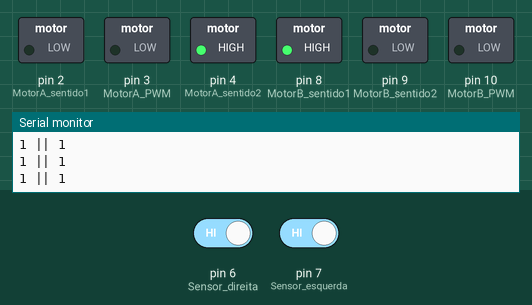
A sketch run on a simulated Arduino Uno, built with avr-gcc and run on an emulated ATmega328P. Shown: switched loads named in the sketch (green lamp = pin HIGH), the last lines printed to the serial monitor. The test bench sets the inputs (shaded band); at power-on: pin 6 (Sensor_direita) HIGH, pin 7 (Sensor_esquerda) HIGH.

Above: at 1.2 s.
1.3 s: pin 6 (Sensor_direita) driven LOW
At 1.6 s:
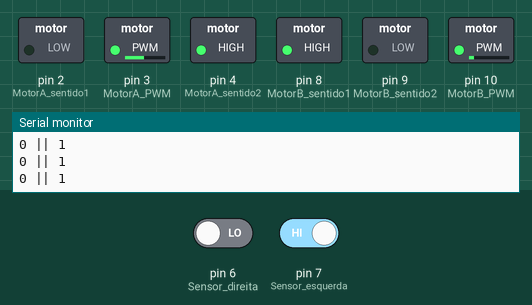
2.8 s: pin 7 (Sensor_esquerda) driven LOW
At 3.9 s:
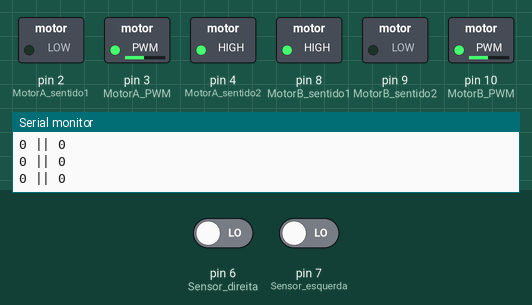
4.3 s: pin 6 (Sensor_direita) driven HIGH
At 5.0 s:
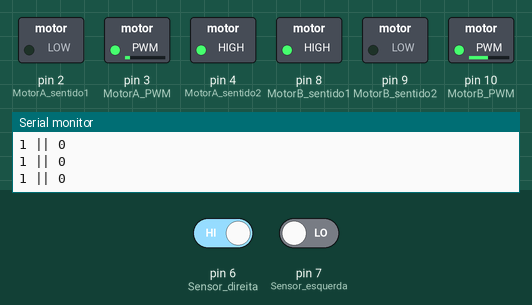
Timing chart, 0 to 7.3 s (numbered marks = the images above; inputs shaded):
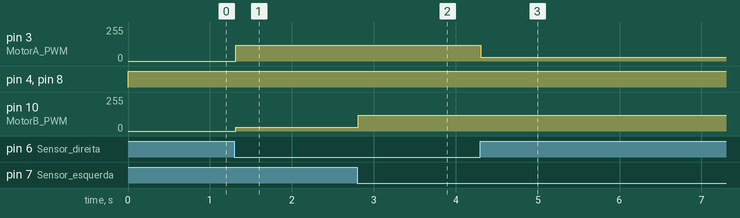

The sketch:

CarroSeguidorDeLinha.ino
```cpp
//Prof.William José - 2019
/*** DECLARAÇÃO DE VARIAVEIS ***/

#define MotorA_sentido1 2
#define MotorA_sentido2 4
#define MotorB_sentido1 8
#define MotorB_sentido2 9
#define MotorA_PWM 3
#define MotorB_PWM 10

/*** VARIÁVEIS PARA A VELOCIDADE DO ROBÔ ***/

#define veloc0 0
#define veloc1 30
#define veloc2 120
#define veloc3 180

#define Sensor_direita 6
#define Sensor_esquerda 7

bool direita, esquerda;

void setup() {
  Serial.begin(9600);
  pinMode(MotorA_sentido1, OUTPUT);
  pinMode(MotorA_sentido2, OUTPUT);
  pinMode(MotorB_sentido1, OUTPUT);
  pinMode(MotorB_sentido2, OUTPUT);
  pinMode(MotorA_PWM, OUTPUT);
  pinMode(MotorB_PWM, OUTPUT);
  pinMode(Sensor_direita, INPUT);
  pinMode(Sensor_esquerda, INPUT);
}

void loop() {
   //Define o sentido de rotação dos motores
  digitalWrite(MotorA_sentido1, LOW);
  digitalWrite(MotorA_sentido2, HIGH);
  digitalWrite(MotorB_sentido1, HIGH);
  digitalWrite(MotorB_sentido2, LOW);

  //Leituras dos Sensores
  direita = digitalRead(Sensor_direita);
  esquerda = digitalRead(Sensor_esquerda);
  Serial.print(direita); // Acompanhamento dos resultados via Monitor Serial
  Serial.print(" || ");
  Serial.println(esquerda);

  //Rodando os motores
 if(direita == false && esquerda == false){ // Nenhum sensor na linha preta
 analogWrite(MotorA_PWM, veloc2);
 analogWrite(MotorB_PWM, veloc2);
 } else if(direita == false && esquerda == true){ // Sensor esquerdo na linha preta
 delay(0);
 analogWrite(MotorA_PWM, veloc2);
 analogWrite(MotorB_PWM, veloc1);
 delay(0);
 }else if(direita == true && esquerda == false){ // Sensor direito na linha preta
 delay(0);
 analogWrite(MotorA_PWM, veloc1);
 analogWrite(MotorB_PWM, veloc2);
 delay(0);

 }else if(direita == true && esquerda == true){ // Ambos os sensores na trilha preta
 analogWrite(MotorA_PWM, veloc0);
 analogWrite(MotorB_PWM, veloc0);
 }
}
```

Measured:
- after the input at 1.3 s, pin 3 (MotorA_PWM): 0/255 → 120/255 at once; pin 10 (MotorB_PWM): 0/255 → 30/255 at once
- after the input at 2.8 s, pin 10 (MotorB_PWM): 30/255 → 120/255 at once
- after the input at 4.3 s, pin 3 (MotorA_PWM): 120/255 → 30/255 at once
